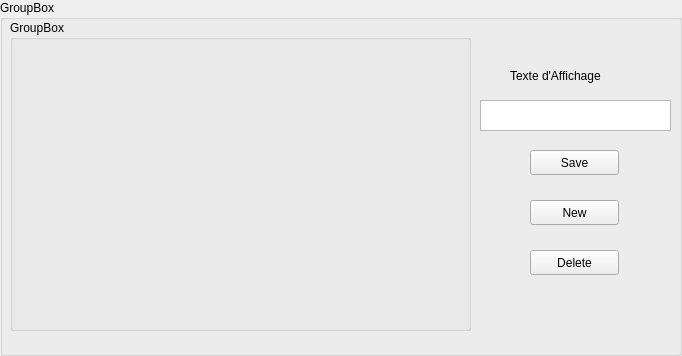
<?xml version="1.0" encoding="UTF-8"?>
<ui version="4.0">
 <class>GroupBox</class>
 <widget class="QGroupBox" name="GroupBox">
  <property name="geometry">
   <rect>
    <x>0</x>
    <y>0</y>
    <width>682</width>
    <height>356</height>
   </rect>
  </property>
  <property name="windowTitle">
   <string>GroupBox</string>
  </property>
  <property name="title">
   <string>GroupBox</string>
  </property>
  <widget class="QTableWidget" name="tableWidget">
   <property name="geometry">
    <rect>
     <x>480</x>
     <y>100</y>
     <width>191</width>
     <height>31</height>
    </rect>
   </property>
  </widget>
  <widget class="QLabel" name="label">
   <property name="geometry">
    <rect>
     <x>510</x>
     <y>60</y>
     <width>141</width>
     <height>31</height>
    </rect>
   </property>
   <property name="text">
    <string>Texte d'Affichage</string>
   </property>
  </widget>
  <widget class="QPushButton" name="pushButton">
   <property name="geometry">
    <rect>
     <x>530</x>
     <y>150</y>
     <width>89</width>
     <height>25</height>
    </rect>
   </property>
   <property name="text">
    <string>Save</string>
   </property>
  </widget>
  <widget class="QPushButton" name="pushButton_2">
   <property name="geometry">
    <rect>
     <x>530</x>
     <y>200</y>
     <width>89</width>
     <height>25</height>
    </rect>
   </property>
   <property name="text">
    <string>New</string>
   </property>
  </widget>
  <widget class="QPushButton" name="pushButton_3">
   <property name="geometry">
    <rect>
     <x>530</x>
     <y>250</y>
     <width>89</width>
     <height>25</height>
    </rect>
   </property>
   <property name="text">
    <string>Delete</string>
   </property>
  </widget>
  <widget class="QGroupBox" name="groupBox">
   <property name="geometry">
    <rect>
     <x>10</x>
     <y>20</y>
     <width>461</width>
     <height>311</height>
    </rect>
   </property>
   <property name="title">
    <string>GroupBox</string>
   </property>
  </widget>
 </widget>
 <resources/>
 <connections/>
</ui>
